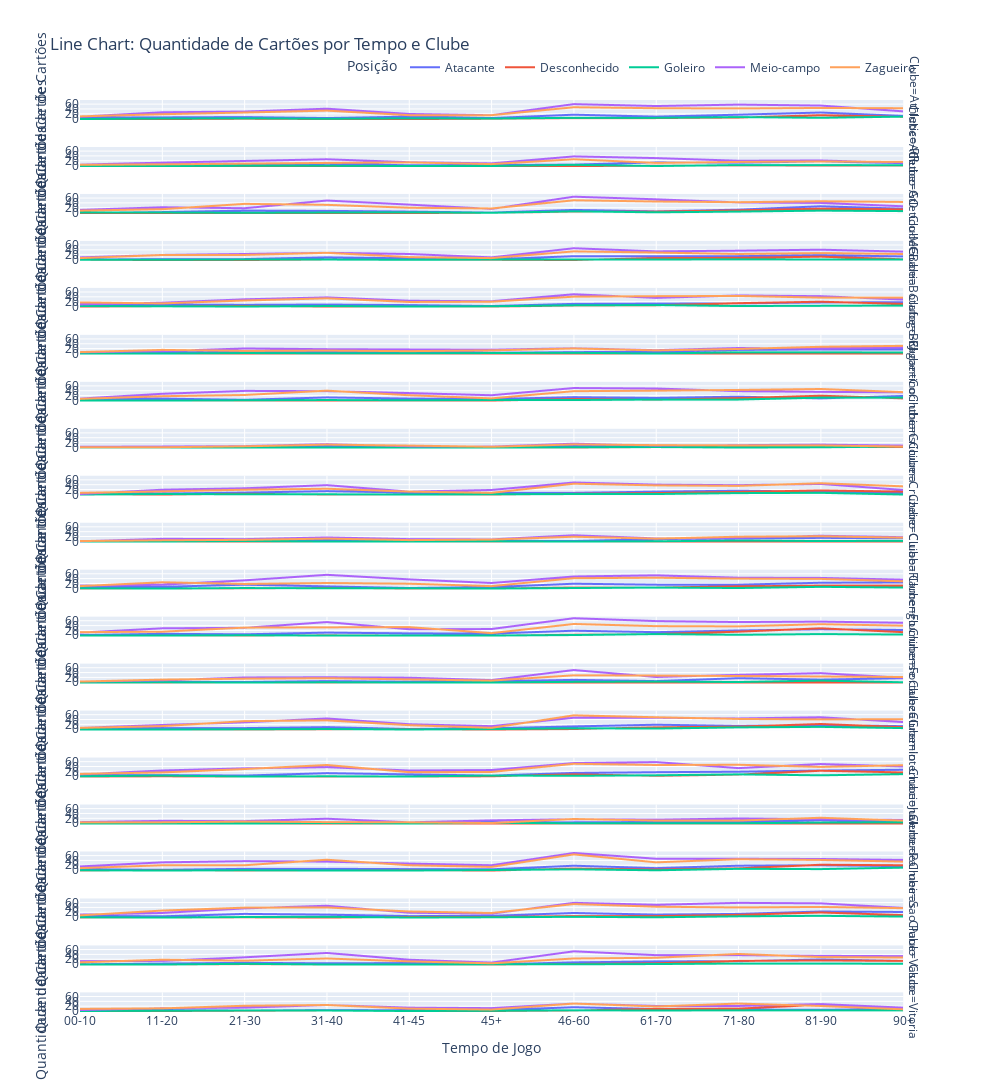

The code cell stored with this chart in its notebook:
### Code cell
import pandas as pd
import plotly.express as px

# Load the dataset
cards_df = pd.read_csv("../../data/processed/analise_cartoes.csv")

# Define the order of the categories for 'tempo_jogo'
tempo_order = ['00-10', '11-20', '21-30', '31-40', '41-45', '45+', '46-60', '61-70', '71-80', '81-90', '90+']

# Convert 'tempo_jogo' to a categorical variable with the defined order
cards_df['tempo_jogo'] = pd.Categorical(cards_df['tempo_jogo'], categories=tempo_order, ordered=True)

# Convert 'tempo_jogo' to string to ensure it's treated as categorical in Plotly
cards_df['tempo_jogo'] = cards_df['tempo_jogo'].astype(str)

# Filter the dataset for specific teams
times = ["Fortaleza", "Botafogo-RJ", "Corinthians", "Palmeiras", "Flamengo", "Sao Paulo", "Internacional",
         "Atletico-MG", "Cruzeiro", "Gremio", "Vasco", "Bahia", "Fluminense",
         "Athletico-PR", "Vitoria", "Cuiaba", "Atletico-GO", "Criciuma", "Juventude", "Bragantino"]

df = cards_df[cards_df['clube'].isin(times)]
# Create the combined chart with facets for each team
fig = px.line(
    df,
    x="tempo_jogo",  # Time on the x-axis
    y="Quantidade_Cartoes",  # Quantity of cards on the y-axis
    color="posicao",  # Color lines by position
    facet_row="clube",  # Create one chart for each team
    title="Line Chart: Quantidade de Cartões por Tempo e Clube",
    labels={"tempo_jogo": "Tempo de Jogo", "Quantidade_Cartoes": "Quantidade de Cartões", "posicao": "Posição", "clube": "Clube"},
    height=1200,  # Adjust height to fit all teams
    width=1000,
#markers=True,
    category_orders={"tempo_jogo": tempo_order}  # Ensure correct order on x-axis
)
fig.update_xaxes(type='category')

# Update layout for better visualization
fig.update_layout(
    yaxis=dict(title="Quantidade de Cartões"),
    xaxis=dict(title="Tempo de Jogo", type='category'),
    legend=dict(
        title="Posição",
        orientation="h",
        yanchor="bottom",
        y=1.02,
        xanchor="right",
        x=1
    )
)

# Show the chart
fig.show()
